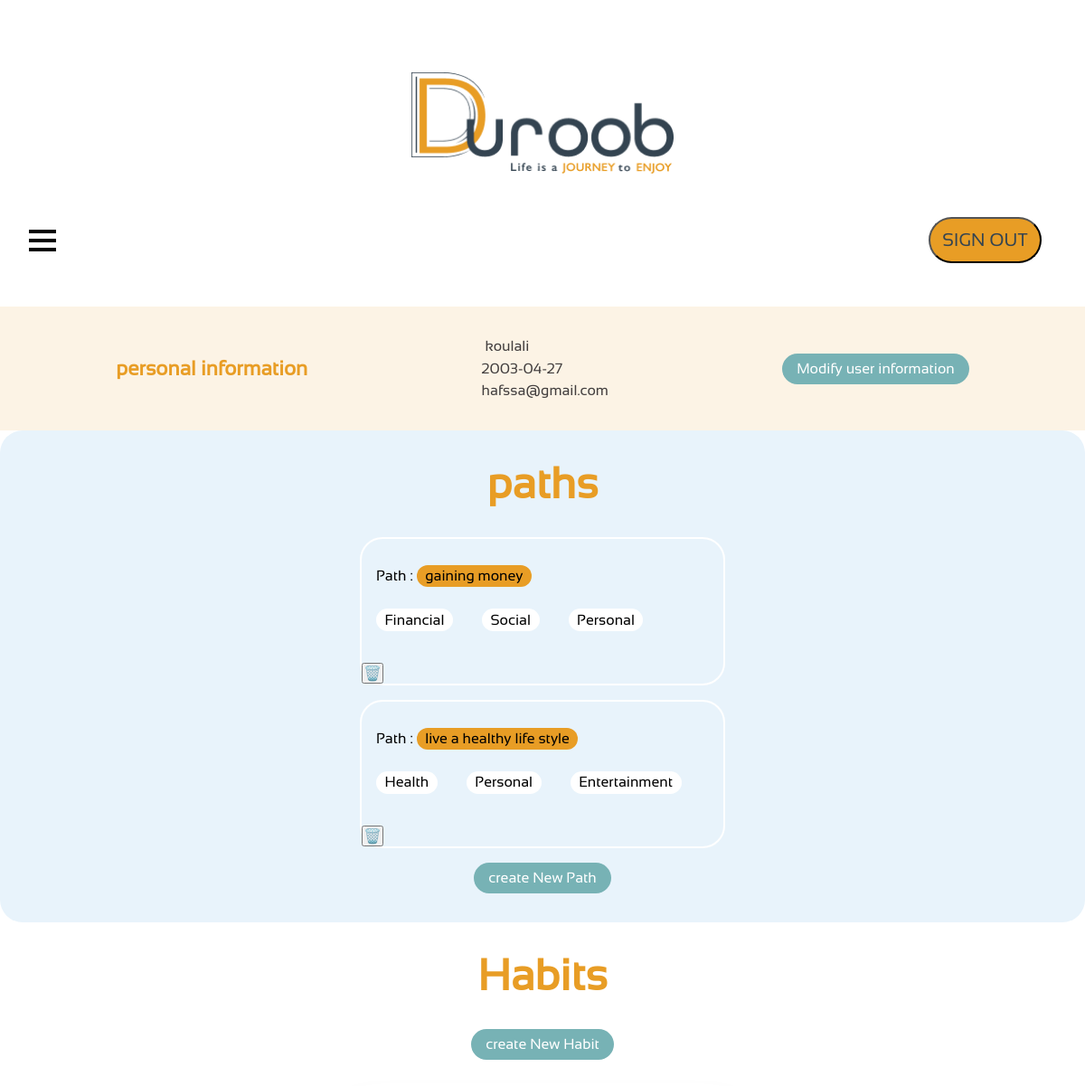
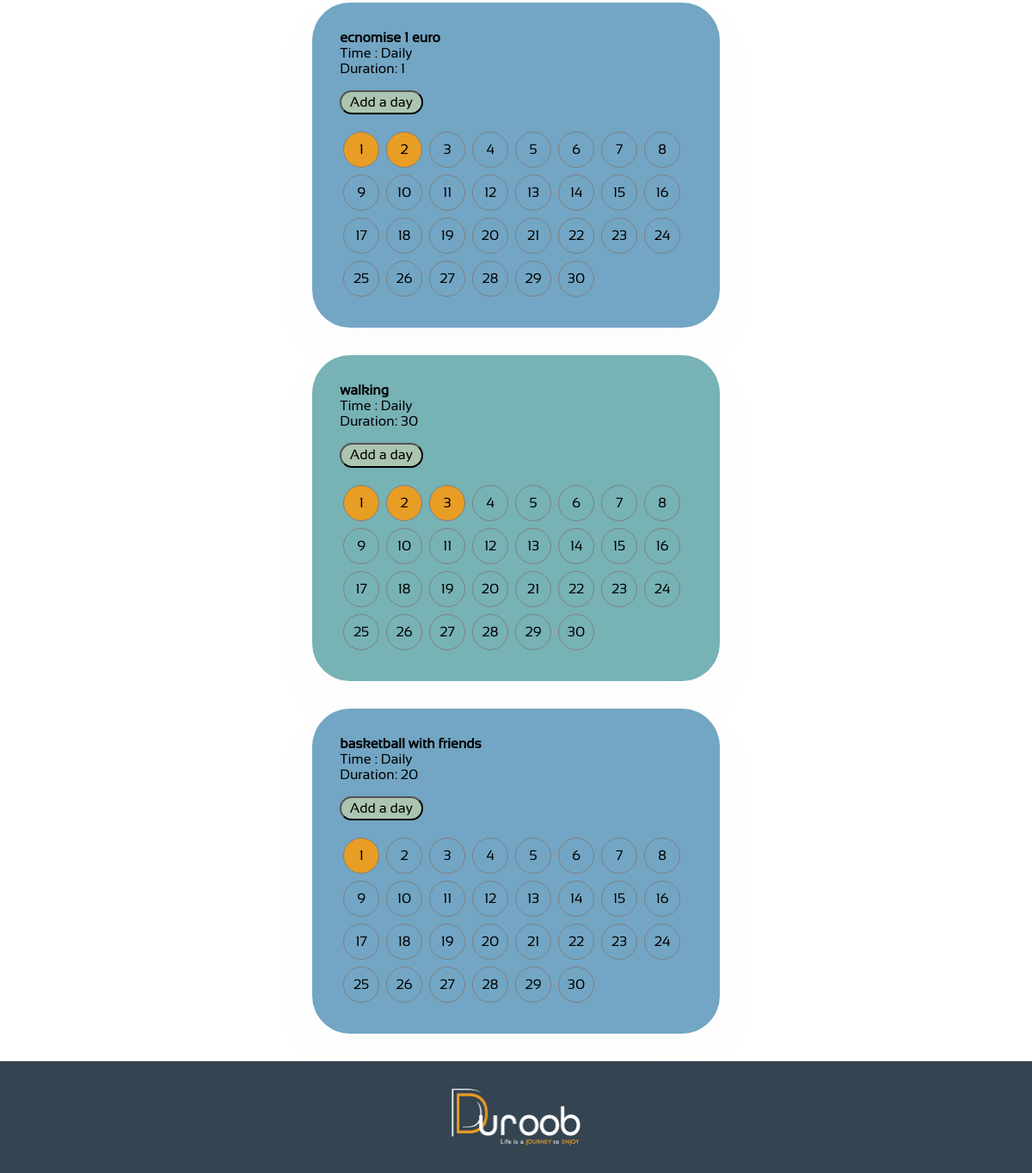
The page /index.php?controller=path&action=all (signed in) on the database its author committed (2 pictures, top to bottom).
### tables this page shows
CREATE TABLE `paths` (
  `path_id` int(11) NOT NULL,
  `path_name` varchar(100) NOT NULL,
  `details` varchar(255) DEFAULT NULL,
  `user_id` int(11) DEFAULT NULL,
  `axe_id1` int(11) DEFAULT NULL,
  `axe_id2` int(11) DEFAULT NULL,
  `axe_id3` int(11) DEFAULT NULL
);

CREATE TABLE `axes` (
  `axe_id` int(11) NOT NULL,
  `axe_name` varchar(255) NOT NULL
);

CREATE TABLE `habits` (
  `habit_id` int(11) NOT NULL,
  `habit_name` varchar(100) NOT NULL,
  `time_per_day_min` int(11) NOT NULL,
  `user_id` int(11) DEFAULT NULL,
  `path_id` int(11) DEFAULT NULL,
  `axe_id` int(11) DEFAULT NULL,
  `days` int(11) NOT NULL,
  `atchived_days` int(11) DEFAULT NULL
);

### app/core/controllers/pathController.php (called while the page is built, shortened)
<?php
function all(){
    require_once('./app/core/models/pathModel.php');
    $path = getAll();
    require_once('./app/core/models/habitModel.php');
    $habits = getHabits();
    require_once('./app/core/views/path/all.php');
}
?>

### app/core/models/pathModel.php (called while the page is built, shortened)
<?php
function getAll()
{
    require('dbConnect.php');
    $results = [];
    if ($pdoConn) {
        $query = "SELECT paths.*,
        axes1.axe_name AS axe_name1,
        axes2.axe_name AS axe_name2,
        axes3.axe_name AS axe_name3
 FROM paths
 INNER JOIN axes AS axes1 ON axes1.axe_id = paths.axe_id1
 INNER JOIN axes AS axes2 ON axes2.axe_id = paths.axe_id2
 INNER JOIN axes AS axes3 ON axes3.axe_id = paths.axe_id3
 WHERE user_id = " . $_SESSION["user"]["user_id"];
        $execution = $pdoConn->query($query);
        if ($execution) {
            $results = $execution->fetchAll(PDO::FETCH_ASSOC);
        }
    }
    return $results;
}
?>

### app/core/models/habitModel.php (called while the page is built, shortened)
<?php
function getHabits(){
    require("dbConnect.php");
    $results = [];
    if ($pdoConn) {
        $userId = $_SESSION["user"]["user_id"];
        $query = "SELECT * FROM habits WHERE user_id = $userId ";
        $execution = $pdoConn->query($query);
        if ($execution) {
            $results = $execution->fetchAll(PDO::FETCH_ASSOC);
        }
    }
    return $results;
}
?>

### app/core/views/habit/all.php (the view)
<?php
foreach($habits as $habit){
?>
<div class="habit" id="<?=$habit["habit_id"];?>">
    <h4><?=$habit["habit_name"];?></h4>
    <div class="info">
        <p>Time : Daily</p>
        <p>Duration: <?=$habit["time_per_day_min"];?></p>
    </div>
    <button id="addDay">Add a day</button>
    <div class="numb">
        <?php
        for ($i = 1; $i < 31; $i++) {
            if ($habit["atchived_days"] >= $i){
                $class= "number yellew";
            }
            else {
                $class = "number";
            }
            ?>
            <p class="<?= $class;?>"><?=$i;?></p>
            <?php
        }
        ?>
    </div>
</div>
<?php }
?>

### app/core/views/header.php (shortened to what this page needs)
<!DOCTYPE html>
<html lang="zxx">
<head>
    <link rel="stylesheet" href="./app/public/css/style.css">
   <link rel="stylesheet" href="./app/public/css/habit.css">
</head>
<body>
    <header>
        <img src="./app/public/src/icons/logo.png" alt="the logo of e site the word duroob">
        <nav>
            <div id="btns">
                <?php
               if ($_SESSION&&$_SESSION["user"]){
                ?>
                 <button><a href="/index.php?controller=user&action=signout">SIGN&nbsp;OUT</a></button>
                <?php    }
                else {
                    ?>
                    <button><a href="./app/core/views/user/signin.php">SIGN&nbsp;IN</a></button>
                    <button><a href="./app/core/views/user/signup.php">SIGN&nbsp;UP</a></button>
<?php
                }
                ?>
            </div>
        </nav>
    </header>
    <main>

### index.php (shortened to what this page needs)
<?php
    require_once('./app/core/views/header.php');
    if($_GET && $_GET['controller']){
        if($_GET["action"]){
            $action = $_GET["action"];
            $action();
        } else {
        }
    }
    else{
        require_once('./app/core/controllers/homeController.php');
        getPage();
    }
require_once('./app/core/views/footer.php');
?>

### app/core/views/path/all.php (shortened to what this page needs)
<?php
    require_once($_SERVER['DOCUMENT_ROOT'].'/app/core/views/header.php');
?>
<div class="personInfoContain">
<h3>personal information</h3>
    <div class="personInfo">
             <p><?= $_SESSION["user"]["first_name"];?> &nbsp;<?= $_SESSION["user"]["last_name"];?></p>
            <p><?= $_SESSION["user"]["birth_date"];?></p>
            <p><?= $_SESSION["user"]["email"];?></p>
    </div>
    <a href="/index.php?controller=user&action=showFormUpdateUser">Modify user information</a>
</div>
<div id="showPaths" class="containStyle">
    <h3>paths</h3>
    <?php
    foreach($path as $one ){
       ?>
       <div class="cardPath">
           <p>Path :  <span> <?= $one["path_name"];?></span></p>
           <ul>
            <li><?= $one["axe_name1"];?></li>
            <li><?= $one["axe_name2"];?></li>
            <li><?= $one["axe_name3"];?></li>
           </ul>
           <form method="POST" action="index.php?controller=path&action=deletePath">
                                <input type="submit" value="🗑️" class="bg-danger">
                            </form>
       </div>
    <?php }
    ?>
    <a href="/index.php?controller=path&action=showAddPath"> create New Path</a>
</div>
<div class="containStyle" id="createHabit">
    <h3>Habits</h3>
    <a href="/index.php?controller=habit&action=showAddHabit"> create New Habit</a>
</div>
<?php
require_once('./app/core/views/habit/all.php');
?>

### app/core/views/footer.php
</main>
    <footer>
        <img src="./app/public/src/icons/logoFooter.png" alt="the same logo with the word Duroob with another coloers ">
    </footer>
</body>
</html>

### app/public/css/style.css (style rules this page uses)
* { padding: 0; font-size: 16px; align-items: center; margin: auto; font-family: "sansationregular"; }
header { display: block; max-width: 1800px; margin: auto; padding-top: 5rem; }
header img { display: flex; justify-content: center; align-items: center; margin: auto; width: 290px; }
nav { display: flex; justify-content: space-between; padding: 2rem; }
nav button:first-of-type { margin: 1rem; }
nav button a { background-color: transparent; }
nav a { text-decoration: none; color: rgb(52, 68, 81); font-size: 1.25rem; font-style: normal; font-weight: 400; line-height: normal; }
nav div { display: flex; }
nav div button { background-color: rgb(232, 157, 37); color: white; width: 125px; height: 51px; border-radius: 50px; }
.personInfo { display: flex; flex-flow: column nowrap; justify-content: space-around; align-items: flex-start; background-color: transparent; }
.personInfo p { text-decoration: none; color: rgb(66, 62, 62); margin: 0.2rem 0; }
.personInfoContain { background: #FCF3E5; display: flex; flex-flow: row wrap; padding: 2rem; }
.personInfoContain a { border-radius: 32px; background: #77B2B5; padding: 0.5rem 1rem; text-decoration: none; color: white; }
.personInfoContain h3 { color: #E89D25; font-size: 1.4rem; }
.containStyle { border-radius: 25px; width: 100%; display: flex; flex-flow: column; align-items: center; }
.containStyle h3 { color: #E89D25; margin: 2rem 0; font-size: 3rem; }
.containStyle a { border-radius: 32px; background: #77B2B5; padding: 0.5rem 1rem; text-decoration: none; color: white; margin-bottom: 2rem; }
.containStyle#showPaths { background: #E8F3FB; }
.containStyle#showPaths .cardPath { border: 2px solid white; width: 25rem; margin-bottom: 1rem; border-radius: 25px; }
.containStyle p { margin-top: 1rem; padding: 1rem; }
.containStyle p span { border-radius: 24px; background: #E89D25; padding: 0.2rem 0.6rem; }
.containStyle ul { margin-top: 0.5rem; display: flex; flex-flow: row nowrap; list-style: none; margin-bottom: 2rem; }
.containStyle ul li { text-decoration: none; margin: 0.2rem 1rem; border-radius: 32px; background: #FFF; padding: 0.2rem 0.6rem; }
main { margin: auto; }
footer { padding: 2rem; background-color: rgb(52, 68, 81); }
footer img { display: flex; justify-content: center; align-items: center; margin: auto; width: 150px; background-color: transparent; }
.number { border: 1px solid gray; border-radius: 100%; }
.yellew { background-color: #E89D25; }
@media screen and (max-width: 1800px) { header nav { flex-direction: row-reverse; } }
@media screen and (max-width: 1800px) { header nav #btns { margin-right: 0; } }

### app/public/css/habit.css (style rules this page uses)
.habit { background: #E8F3FB; border-radius: 44px; border: 0px solid #FFF; background: #77B2B5; box-shadow: 0px 25px 50px 0px rgba(203, 203, 203, 0.05); width: 409.61px; padding: 2rem; margin-bottom: 2rem; flex-shrink: 0; }
.habit.habit:nth-of-type(even) { background: #73A6C4; }
.habit h4 { background-color: transparent; }
.habit .info { background-color: transparent; }
.habit .info p { background-color: transparent; }
.habit button { margin: 1rem 0; border-radius: 20px; background-color: rgb(172, 197, 176); padding: 0.2rem 0.6rem; }
.habit .numb { background-color: transparent; display: flex; flex-wrap: wrap; }
.habit .numb p { display: flex; flex-flow: row nowrap; justify-content: center; align-items: center; height: 2.5rem; width: 2.5rem; margin: 0.25rem; }

### rows shown on the page
paths: path_name "gaining money", axes.axe_name "Financial", axes.axe_name "Social", axes.axe_name "Personal"
paths: path_name "live a healthy life style", axes.axe_name "Health", axes.axe_name "Personal", axes.axe_name "Entertainment"
habits: habit_name "ecnomise 1 euro", time_per_day_min "1"
habits: habit_name "walking", time_per_day_min "30"
habits: habit_name "basketball with friends", time_per_day_min "20"

### other values the page prints
$_SESSION["user"]["last_name"] "koulali"
$_SESSION["user"]["birth_date"] "2003-04-27"
$_SESSION["user"]["email"] "hafssa@gmail.com"
